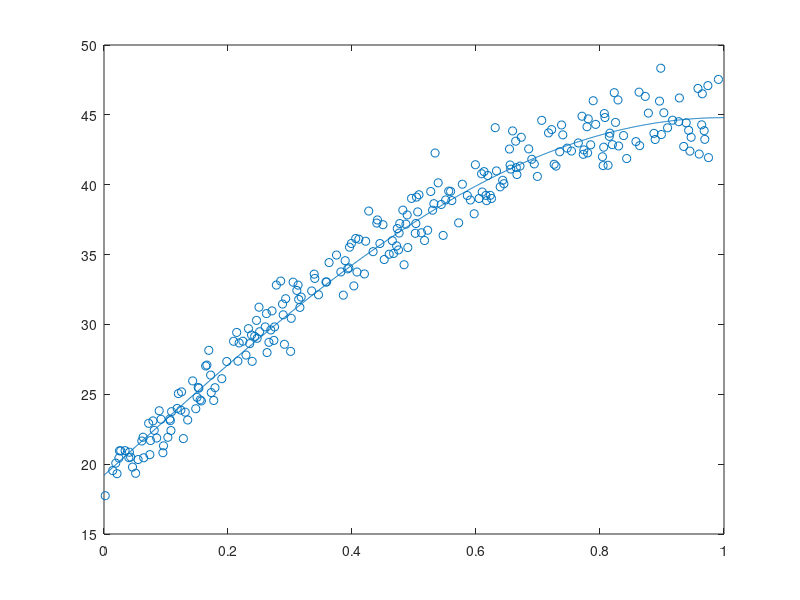

This chart was generated by the following MATLAB code: (Note: this script raises an error after producing the figure.)
clear all;
imageDim = 128;
T = 1;
numCircles = 250;
radiusErrorSigma = 0.12;
numCtsSteps = 1000;
numKernelCenters = 20;
kernelCenters = linspace(T/10,9*T/10,numKernelCenters);
kernelSigmaValues = 0.02;
kernelCutOff = 0.02;

% plot ground truth function
clf;
xcts = 0:(T/numCtsSteps):T;
plot(xcts,0.15*imageDim+0.2*imageDim*sin(pi*xcts/(2*1)));

% generate random examples
ti = randperm(length(xcts));
ti = sort(ti(1:numCircles));
t = xcts(ti);
r = 0.15*imageDim + 0.2*imageDim*sin(pi*t/(2*T)) + randn(size(t))*radiusErrorSigma*sqrt(imageDim);

% plot examples
hold on;
scatter(t,r);

%
% compute density at each age given the current kernel
%
kernelDensities = zeros(length(kernelSigmaValues),length(kernelCenters),2);
weights = zeros(length(r),length(kernelCenters));

for s=1:length(kernelSigmaValues)
  currentSigma = kernelSigmaValues(s);

  for j=1:length(kernelCenters)
    kernelCenter = kernelCenters(j);
    currentWeights = zeros(length(r));
    % compute theoretical weights
    for i = 1:length(r)
      currentWeights(i) = regkernel(t(i),kernelCenter,currentSigma);
      %fprintf('t=%g, k=%g, w=%g\n', t(i), kernelCenter, weights(i));
    end

    % normalize weights
    currentWeights = currentWeights / sum(currentWeights);
    % plot original kernel weights
    plot(t, 50*currentWeights,'m');
    origWeights = currentWeights;
    
    % truncate kernel and renormalize
    currentWeights(currentWeights < kernelCutOff) = 0;
    currentWeights = currentWeights / sum(currentWeights);
    % plot truncated kerenl weights
    plot(t(currentWeights>0), 50*currentWeights(currentWeights>0),'c');

    kernelDensities(s,j,1) = sum(origWeights .* r');
    kernelDensities(s,j,2) = sum(currentWeights .* r');

    weights(:,j) = currentWeights;
  end
end

%
% plot the densities
%
plot(kernelCenters, kernelDensities(:,:,1),'r');
plot(kernelCenters, kernelDensities(:,:,2),'g');

%
% generate images
%
I = zeros(imageDim, imageDim, numCircles);
dim = [imageDim imageDim];
dtype = 'single';
for i=1:numCircles
    dvec = repmat((dim/2)',[1 dim]) - eyeHField(dim);
    dist = vFieldPointwiseNorm(dvec,2);
    im = zeros(dim,dtype);
    im(dist<r(i)) = 1;

    % add noise
    noiseSigma = 0.05;
    im = im + noiseSigma * randn(size(im));

    % smooth the image
    smoothingSigma = 1;
    im = filterImage(im,'gaussian',smoothingSigma);
    
    I(:,:,i) = im;
end

save Ir.mat I r t weights;